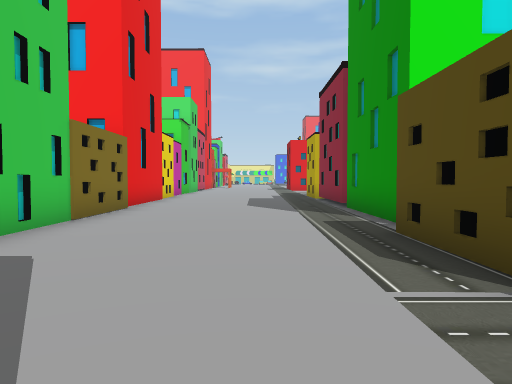
View 1 (above)

24 first-person views from a walk through a Unity game level. The camera is 1.4 m above the floor, tilts 2° down and sees 70° across. The floor is counted in squares, 2 m on a side. Each view is taken from the middle of a square. On the plan, view 1 faces up. The plan holds only what a view shows up to about 11 squares ahead; the rest is blank. The place goes on beyond the plan. The player is left out. Some surface patterns are stand-ins.

View 2
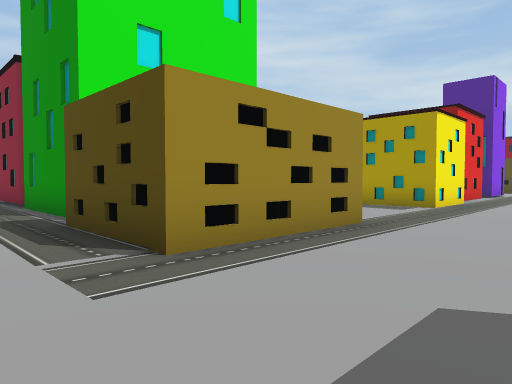

View 3
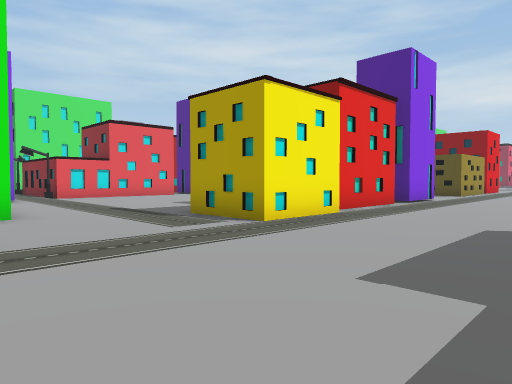

View 4
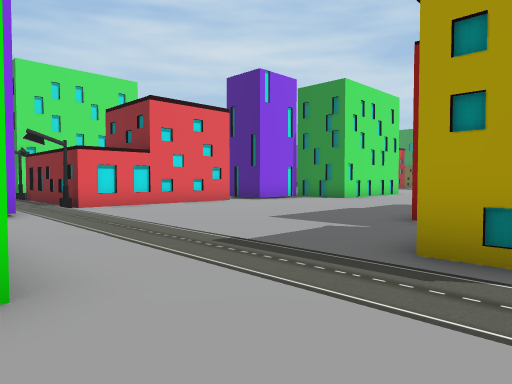

View 5
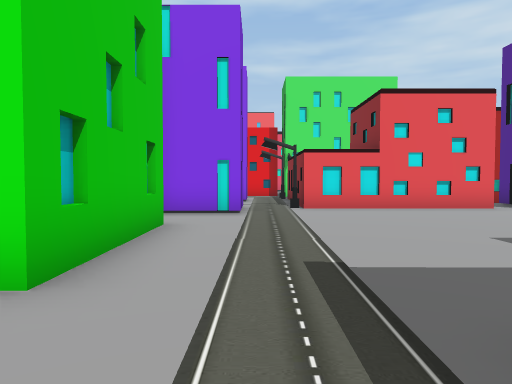

View 6
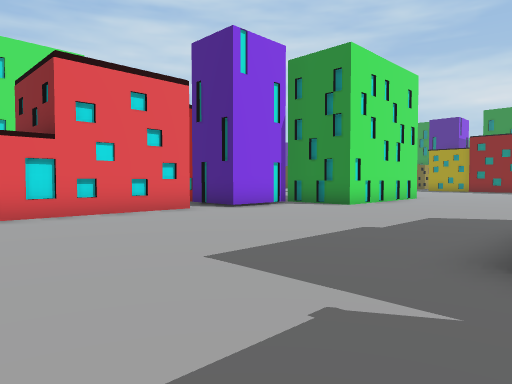

View 7
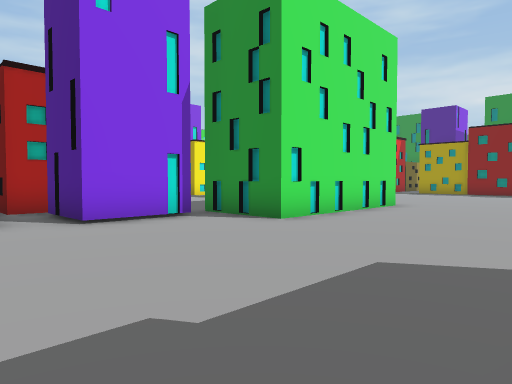

View 8
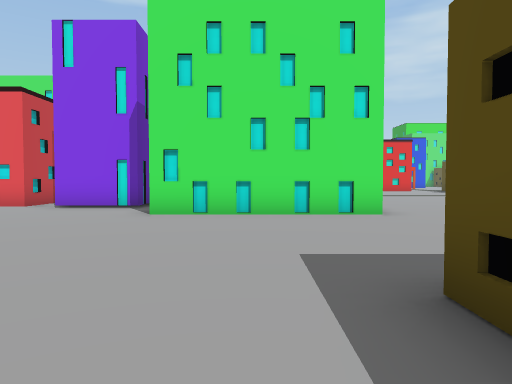

View 9
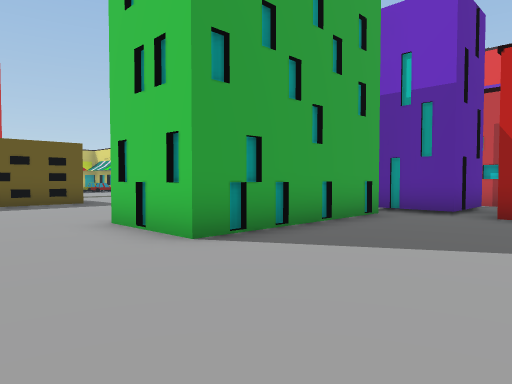

View 10
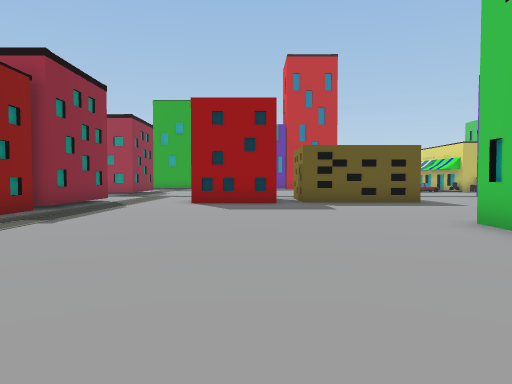

View 11
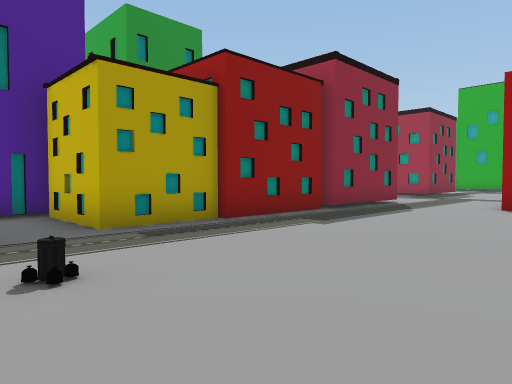

View 12
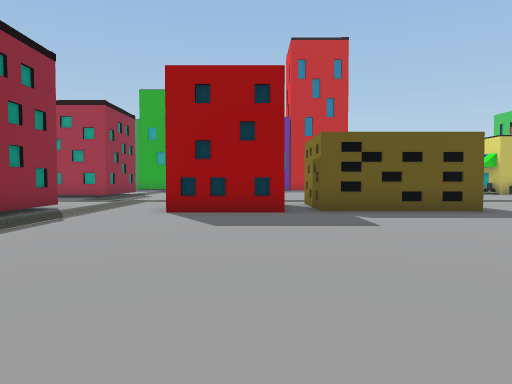

View 13
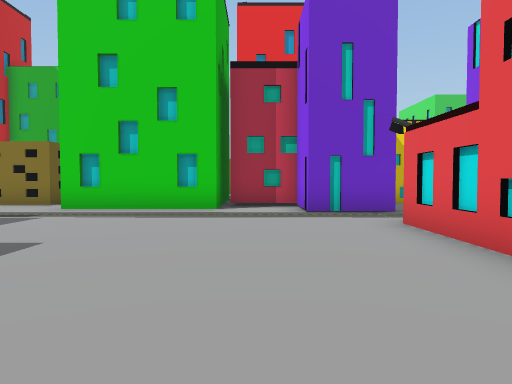

View 14
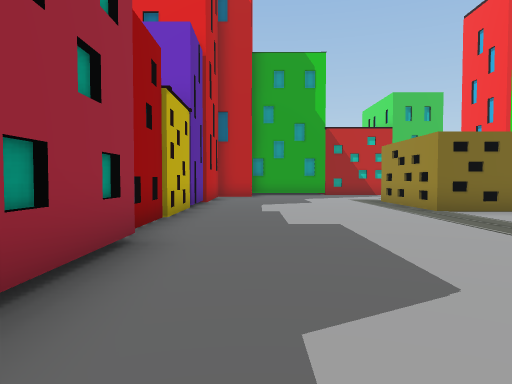

View 15
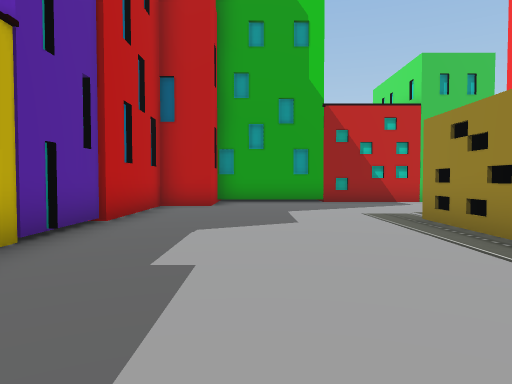

View 16
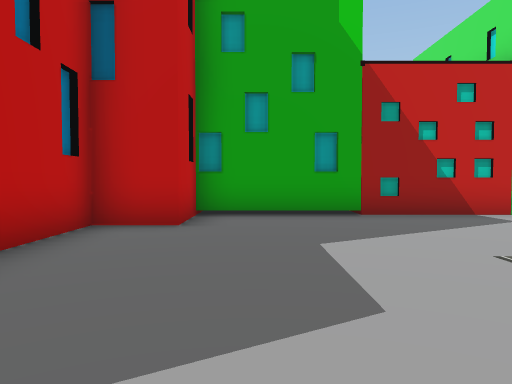

View 17
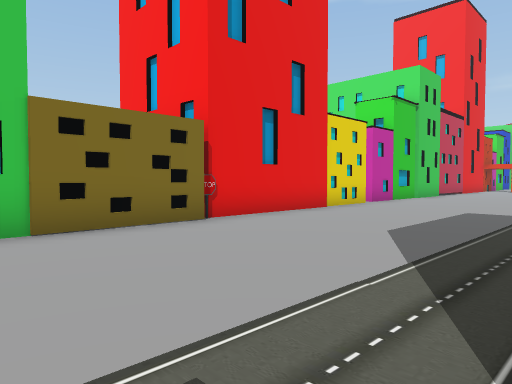

View 18
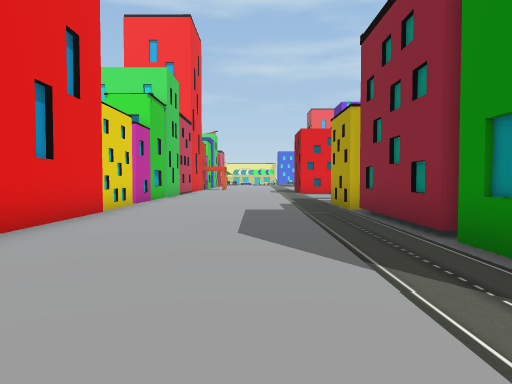

View 19
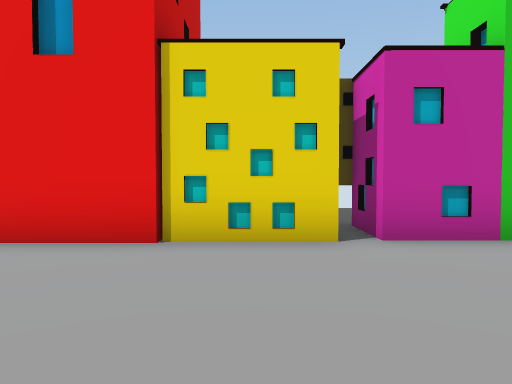

View 20
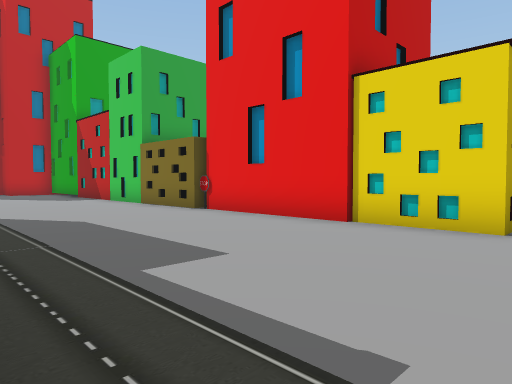

View 21
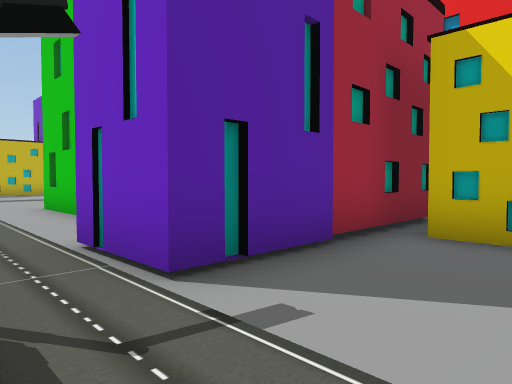

View 22
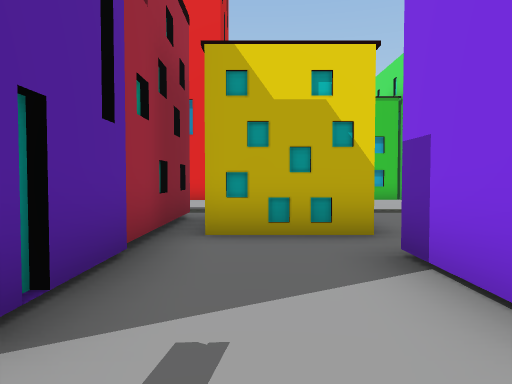

View 23
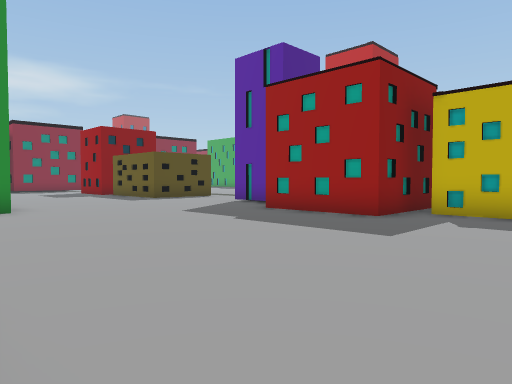

View 24
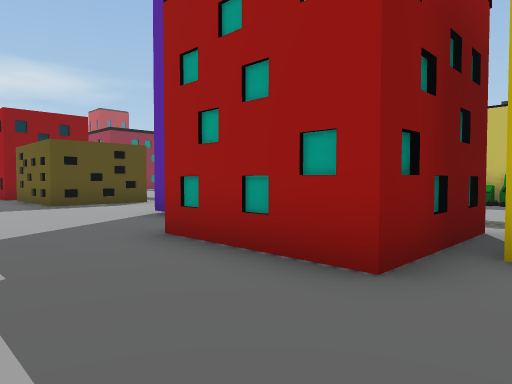

### Floor plan
Key: @ floor where view 1 was taken; # wall or solid block; . floor; = window, fence, low wall or low ledge; O other object.
Columns run from 5 left of view 1 to 31 right of it. Each row starts with its distance up from view 1.
 16 #O.........O  O            .....
 15 ##...... O.....     O #............
 14  #O..... #.....    #..............O..
 13  #............#########..............
 12   ......    #.......O#OO####........O
 11   ......  #O#..........##  #.........
 10   ......  #.........................O
  9  OO.....O###........................#
  8   #.....   #........................#
  7   #.....   #........................O
  6  O......   O........................#
  5   ......   .......##O.....####.#O#..#
  4   .....#  #....##.## O#...#  #.   ...
  3   .....#  #....# O##### ..#  #.   ...
  2   .....####...........            ...
  1   .....................
  0   ...@.................
 -1   .................
 -2   .................
 -3    #............O.=.
 -4    ####O###O#O######

Where each view was taken, in squares from view 1:
view 1: 0 up, 0 right, facing up
view 2: 1 down, 0 right, facing up-right
view 3: 2 down, 5 right, facing up-right
view 4: 3 up, 6 right, facing up-right
view 5: 3 up, 8 right, facing up
view 6: 5 up, 9 right, facing up-right
view 7: 6 up, 13 right, facing up-right
view 8: 3 up, 20 right, facing up
view 9: 16 up, 25 right, facing down-left
view 10: 16 up, 26 right, facing down
view 11: 15 up, 26 right, facing down-right
view 12: 13 up, 26 right, facing down
view 13: 10 up, 15 right, facing left
view 14: 2 down, 13 right, facing left
view 15: 1 down, 8 right, facing left
view 16: 1 down, 4 right, facing left
view 17: 5 up, 2 right, facing up-left
view 18: 5 up, 0 right, facing up
view 19: 14 up, 1 right, facing left
view 20: 16 up, 2 right, facing down-left
view 21: 15 up, 9 right, facing down-left
view 22: 14 up, 9 right, facing left
view 23: 12 up, 9 right, facing down-right
view 24: 8 up, 11 right, facing down-right
